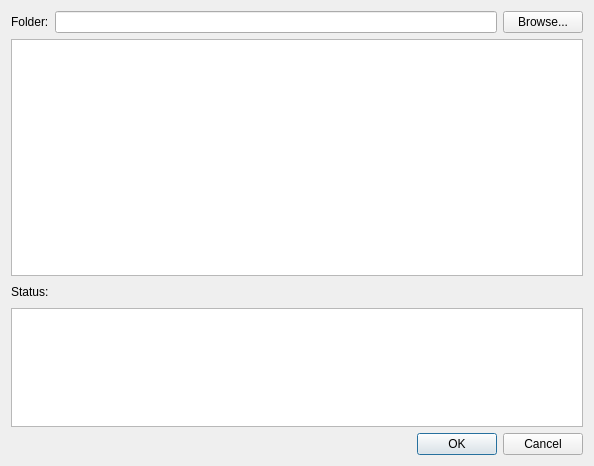
<?xml version="1.0" encoding="UTF-8"?>
<ui version="4.0">
 <class>Dialog</class>
 <widget class="QDialog" name="Dialog">
  <property name="geometry">
   <rect>
    <x>0</x>
    <y>0</y>
    <width>594</width>
    <height>466</height>
   </rect>
  </property>
  <property name="windowTitle">
   <string>Import Base Spectra</string>
  </property>
  <layout class="QVBoxLayout" name="verticalLayout" stretch="0,10,0,5,0">
   <item>
    <layout class="QHBoxLayout" name="horizontalLayout">
     <item>
      <widget class="QLabel" name="label">
       <property name="text">
        <string>Folder:</string>
       </property>
      </widget>
     </item>
     <item>
      <widget class="QLineEdit" name="txtFilepath"/>
     </item>
     <item>
      <widget class="QPushButton" name="btnBrowse">
       <property name="text">
        <string>Browse...</string>
       </property>
      </widget>
     </item>
    </layout>
   </item>
   <item>
    <widget class="QTableWidget" name="tblSpectra"/>
   </item>
   <item>
    <layout class="QHBoxLayout" name="horizontalLayout_2">
     <item>
      <widget class="QLabel" name="label_2">
       <property name="text">
        <string>Status:</string>
       </property>
      </widget>
     </item>
     <item>
      <spacer name="horizontalSpacer">
       <property name="orientation">
        <enum>Qt::Horizontal</enum>
       </property>
       <property name="sizeHint" stdset="0">
        <size>
         <width>40</width>
         <height>20</height>
        </size>
       </property>
      </spacer>
     </item>
    </layout>
   </item>
   <item>
    <widget class="QTextEdit" name="txtStatus">
     <property name="readOnly">
      <bool>true</bool>
     </property>
    </widget>
   </item>
   <item>
    <widget class="QDialogButtonBox" name="buttonBox">
     <property name="orientation">
      <enum>Qt::Horizontal</enum>
     </property>
     <property name="standardButtons">
      <set>QDialogButtonBox::Cancel|QDialogButtonBox::Ok</set>
     </property>
    </widget>
   </item>
  </layout>
 </widget>
 <resources/>
 <connections>
  <connection>
   <sender>buttonBox</sender>
   <signal>accepted()</signal>
   <receiver>Dialog</receiver>
   <slot>accept()</slot>
   <hints>
    <hint type="sourcelabel">
     <x>248</x>
     <y>254</y>
    </hint>
    <hint type="destinationlabel">
     <x>157</x>
     <y>274</y>
    </hint>
   </hints>
  </connection>
  <connection>
   <sender>buttonBox</sender>
   <signal>rejected()</signal>
   <receiver>Dialog</receiver>
   <slot>reject()</slot>
   <hints>
    <hint type="sourcelabel">
     <x>316</x>
     <y>260</y>
    </hint>
    <hint type="destinationlabel">
     <x>286</x>
     <y>274</y>
    </hint>
   </hints>
  </connection>
 </connections>
</ui>
